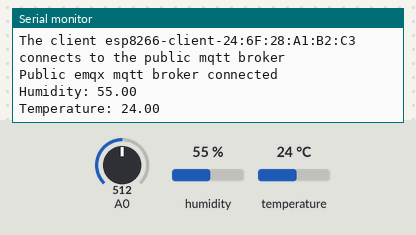
This sketch was run on a simulated ESP8266 (NodeMCU). On the bench: the last lines printed to the serial monitor. The inputs (shaded band) are chosen by the test bench; at power-on: humidity 55 %, A0 = 512, temperature 24 °C. WiFi joins after 1.5 s; servers stay silent unless stated; no MQTT or app messages arrive unless stated.

Above: at 2.7 s.
2.8 s: humidity set to 22 %
At 4.4 s:
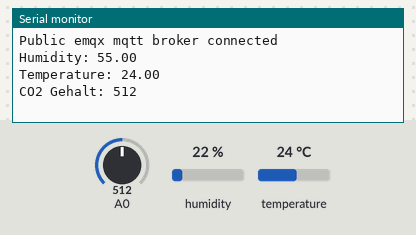
8.0 s: A0 set to 716
At 11.4 s:
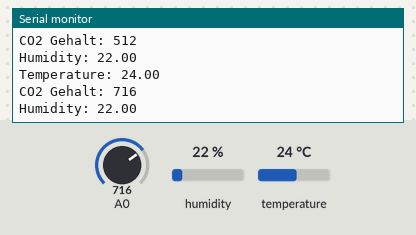
11.8 s: temperature set to 12 °C
At 13.4 s:
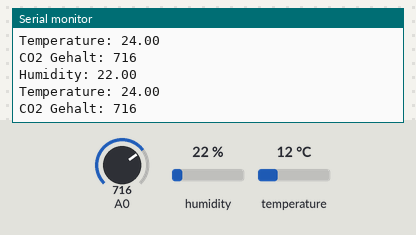
15.6 s: A0 set to 900
At 16.1 s:
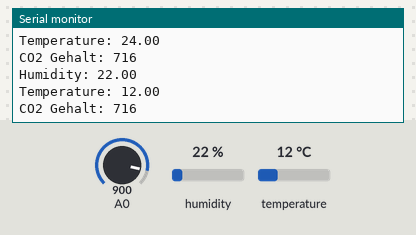
19.4 s: humidity set to 40 %
At 20.4 s:
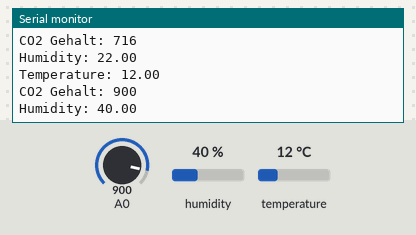
Timing chart, 0 to 22.4 s (numbered marks = the images above; inputs shaded):
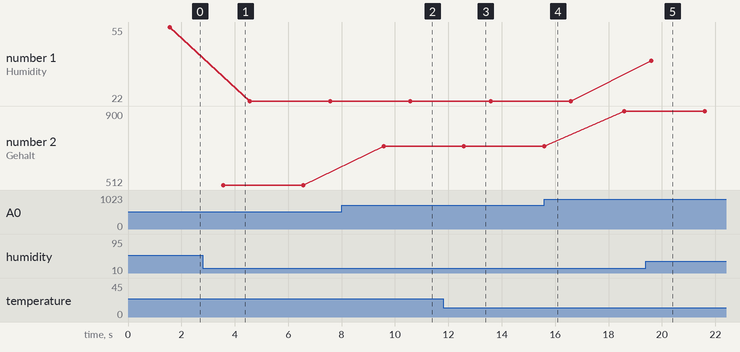

The sketch:

Temp_Luft_Gas_MQTT.ino
```cpp
//DHT11
#include <Adafruit_Sensor.h>  //Temperatursensor
#include <DHT.h>              //Temperatursensor
#include <DHT_U.h>            //Temperatursensor

#define DHTPIN         0

//Pin an dem das OUT Signal angeschlossen ist.
float temp = 0.00;
float hum = 0.00;
DHT_Unified dht(DHTPIN, DHT11);

//MQTT
#include <ESP8266WiFi.h>
#include <PubSubClient.h>

// MQTT Broker
const char *mqtt_broker = "192.168.0.1";
const char *topic = "MQTT/Test";
const char *topic_temp = "Serverraum/Temperatur";
const char *topic_gas = "Serverraum/Gas";
const char *topic_luft = "Serverraum/Luftfeuchtigkeit";
const int mqtt_port = 1883;

WiFiClient espClient;
PubSubClient client(espClient);

void setup() {
  Serial.begin(115200);
  dht.begin();

  WiFi.begin("NicoMurat", "NicoMurat");
  while (WiFi.status() != WL_CONNECTED) {
      delay(500);
      Serial.println("Connecting to WiFi..");
  }
  Serial.println("Connected to the WiFi network");
  //connecting to a mqtt broker
  client.setServer(mqtt_broker, mqtt_port);
  while (!client.connected()) {
      String client_id = "esp8266-client-";
      client_id += String(WiFi.macAddress());
      Serial.printf("The client %s connects to the public mqtt broker\n", client_id.c_str());
      if (client.connect("pudding3",NULL,NULL,"Ausfall/Bericht",1,true,"ESP 3 Ausgefallen")) {
          Serial.println("Public emqx mqtt broker connected");
      } else {
          Serial.print("failed with state ");
          Serial.print(client.state());
          delay(2000);
      }
  }
  // publish and subscribe
  client.publish(topic, "MQTT für Mess-Sensoren Ready!");
}

void luftf() {
  sensors_event_t event;
  dht.humidity().getEvent(&event);    //Luftfeuchte messen und ausgeben
  hum = event.relative_humidity;
  Serial.print("Humidity: ");
  Serial.println( String(hum));
  client.publish(topic_luft, String(hum).c_str());
  delay(1000);
}

void temperatur() {
  sensors_event_t event;
  dht.temperature().getEvent(&event); //Temperatur messen und ausgeben
  temp = event.temperature;
  Serial.print("Temperature: ");
  Serial.println( String(temp));
  client.publish(topic_temp, String(temp).c_str());
  delay(1000);
}

void gas() {
  int val;
  val=analogRead(0);//Read Gas value from analog 0
  Serial.print("CO2 Gehalt: ");
  Serial.println(val,DEC);//Print the value to serial port
  client.publish(topic_gas, String(val).c_str());
  delay(1000);
}

void loop() {
  luftf();
  temperatur();
  gas();
}
```

Measured:
- after the input at 8.0 s, the serial monitor: prints a new line after 1.6 s (image 2)
- after the input at 19.4 s, the serial monitor: prints a new line after 0.20 s (image 5)
- plotted number 1: 55 → 22 after the input at 2.8 s, 22 → 40 after the input at 19.4 s
- plotted number 2: 512 → 716 after the input at 8.0 s, 716 → 900 after the input at 15.6 s
